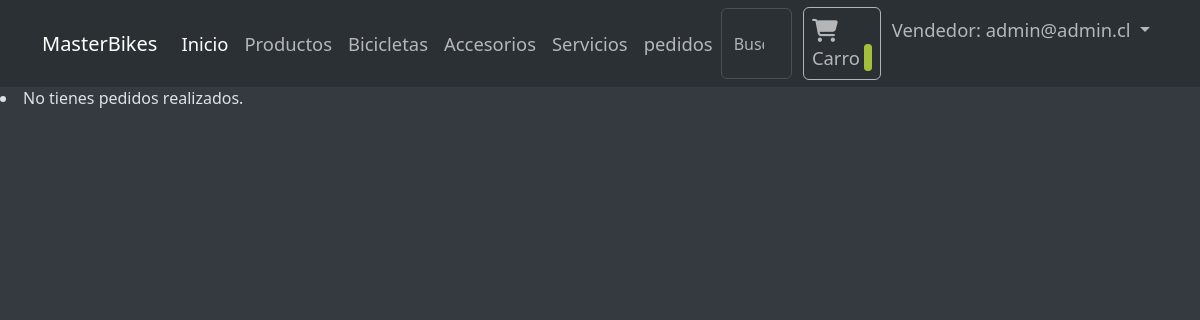
The page /pedidos/ (signed in) on the database as committed earlier.
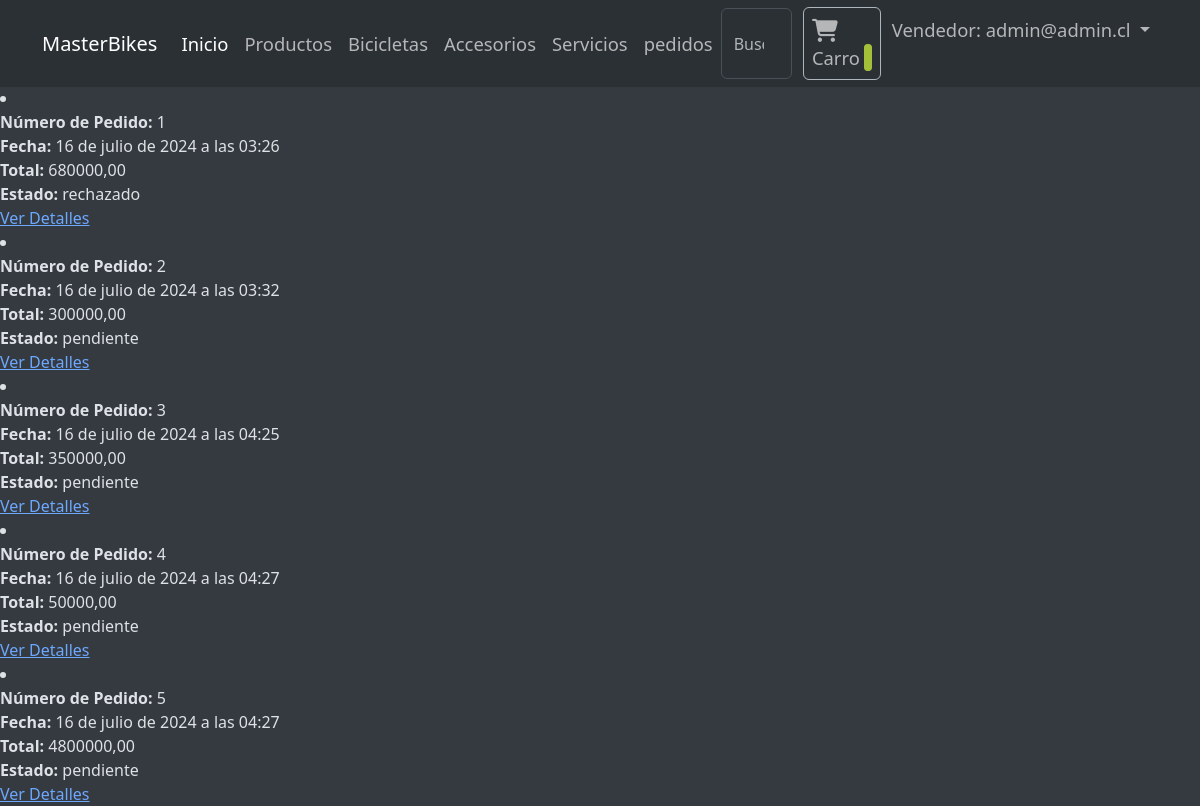
The same page on the database as committed later.
### tienda/models.py (models this page shows, shortened)
class Pedido(models.Model):
    TIPO_ESTADO_PEDIDO = [
        ('sin confirmar', 'SIN CONFIRMAR'),
        ('en preparacion', 'EN PREPARACION'),
        ('enviado', 'ENVIADO'),
        ('entregado', 'ENTREGADO'),
        ('devuelto', 'DEVUELTO'),
        ('rechazado', 'RECHAZADO'),
        ('cancelado', 'CANCELADO')
    ]
    user = models.ForeignKey(User, on_delete=models.PROTECT, related_name='pedidos')
    total = models.DecimalField(max_digits=50, decimal_places=2)
    estado = models.CharField(max_length=20, choices=TIPO_ESTADO_PEDIDO, default='pendiente')
    fecha_pedido = models.DateTimeField(auto_now_add=True)

### home/views.py (the view)
# urls.py: path('pedidos/', views.pedidos, name="pedidos"),
def pedidos(request):
    if request.user.is_staff:
        pedidos = Pedido.objects.all()
    else:
        pedidos = Pedido.objects.filter(user=request.user)
    return render(request, "pedidos.html",  {'pedidos': pedidos})

### home/templates/pedidos.html (shortened to what this page needs)
{% extends "layouts/base.html" %}
{% load static %}
{% load custom_filters %}
{% block content %}
{% for pedido in pedidos %}
    <li class="order-item">
        <div class="order-header">
            <strong>Número de Pedido:</strong> {{ pedido.pk }}
        </div>
        <div class="order-details">
            <strong>Fecha:</strong> {{ pedido.fecha_pedido }}<br>
            <strong>Total:</strong> {{ pedido.total }}<br>
            <strong>Estado:</strong> {{ pedido.estado }}<br>
        </div>
        <a href="{% url 'detallepedido' pedido.id %}" class="order-link">Ver Detalles</a>
    </li>
    {% empty %}
    <li class="order-item">No tienes pedidos realizados.</li>
    {% endfor %}
{% endblock content %}

Rows that differ between the two databases and show on the page:
added Pedido: pk "1", fecha_pedido "16 de julio de 2024 a las 03:26", total "680000,00", estado "rechazado"
added Pedido: pk "2", fecha_pedido "16 de julio de 2024 a las 03:32", total "300000,00", estado "pendiente"
added Pedido: pk "3", fecha_pedido "16 de julio de 2024 a las 04:25", total "350000,00", estado "pendiente"
added Pedido: pk "4", fecha_pedido "16 de julio de 2024 a las 04:27", total "50000,00", estado "pendiente"
added Pedido: pk "5", fecha_pedido "16 de julio de 2024 a las 04:27", total "4800000,00", estado "pendiente"
Other text that changed with them:
text no longer shown: "No tienes pedidos realizados."
